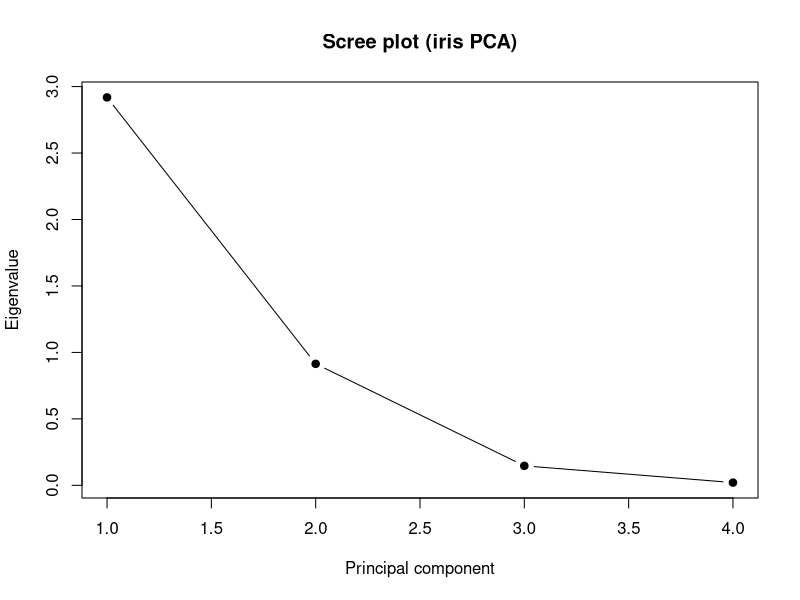
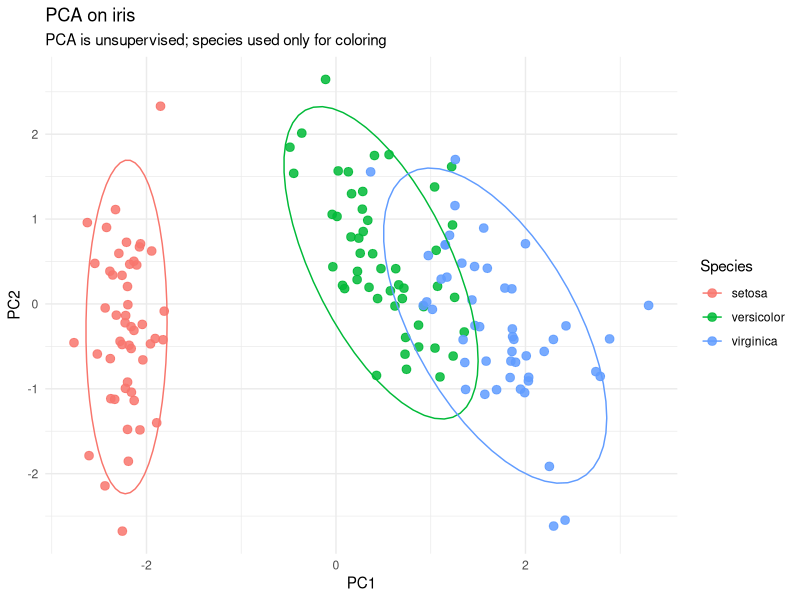
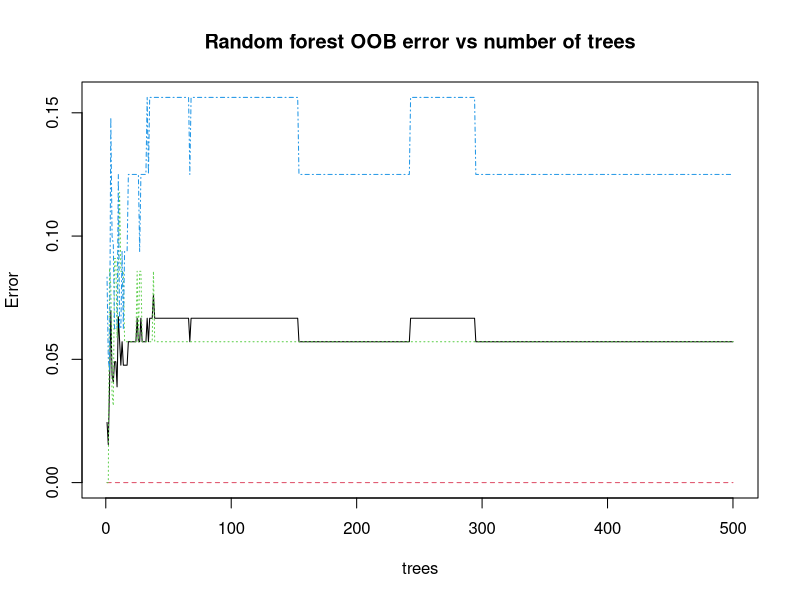
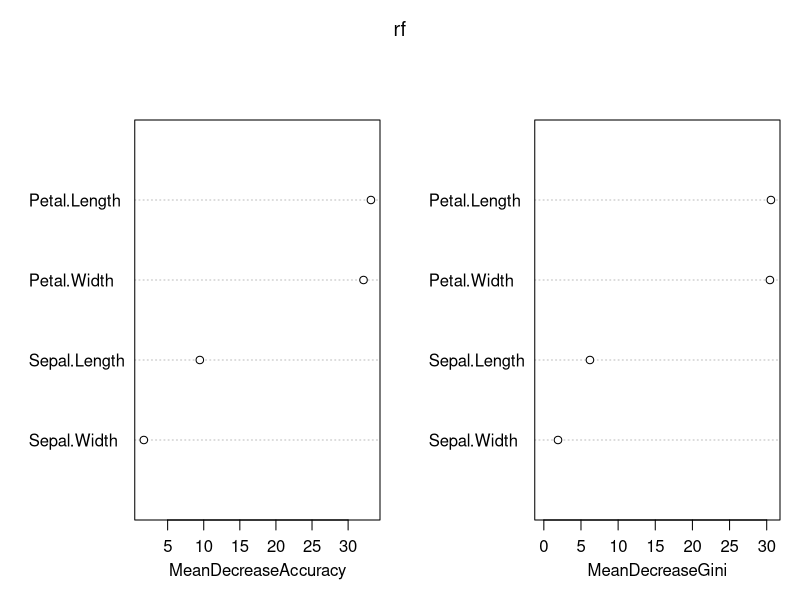

Generate these figures, in order, with R:
# Bryan Wilcenski
# Machine Learning



# For reproducible results
set.seed(1)

# Packages used today
library(ggplot2)
library(psych)        # Bartlett's test
library(randomForest) # Random forest

# Data
data(iris)


iris_num <- iris[, 1:4]
iris_species <- iris$Species

round(cor(iris_num), 2)

bart <- cortest.bartlett(cor(iris_num), n = nrow(iris_num))
bart

# Fit PCA
pca <- prcomp(iris_num, center = TRUE, scale. = TRUE)
summary(pca) # gives proportion of variance ethat is prescribed by each PC

# calc eigenvalues

eig <- pca$sdev^2
pve <- eig / sum(eig)

pca_var_table <- data.frame(
  PC = paste0("PC", 1:length(eig)),
  Eigenvalue = round(eig, 3),
  PVE = round(pve, 3),
  CumPVE = round(cumsum(pve), 3)
)

pca_var_table

# Scree plot 

plot(eig, type = "b", pch = 19,
     xlab = "Principal component",
     ylab = "Eigenvalue",
     main = "Scree plot (iris PCA)")


# test to determine which PCs should be taken
# broken stick test

broken_stick <- function(p) sapply(1:p, function(k) sum(1/(k:p)) / p)
bs <- broken_stick(ncol(iris_num))

retain <- data.frame(
  PC = paste0("PC", 1:length(pve)),
  ObservedPVE = round(pve, 3),
  BrokenStick = round(bs, 3),
  Keep = pve > bs
)
retain # recommends that we keep PC1 but that's it

head(pca$x)
pca$rotation

# make plot 
scores <- as.data.frame(pca$x)
scores$Species <- iris_species

plt <- ggplot(scores, aes(PC1, PC2, color = Species)) +
  geom_point(size = 2.6, alpha = 0.85) +
  theme_minimal() +
  labs(title = "PCA on iris", subtitle = "PCA is unsupervised; species used only for coloring")

plt + stat_ellipse() # 95% CI


man <- manova(cbind(PC1, PC2) ~ Species, data = scores)
summary(man, test = "Pillai")

# to determine which vars are important (high loadings) we need to pull out the PCs and analyze them 

######################## RANDOM FOREST ###########################

set.seed(42)

id_train <- sample(seq_len(nrow(iris)), size = 0.7 * nrow(iris))
train <- iris[id_train, ]
test  <- iris[-id_train, ]
nrow(test)
nrow(train)


#random forest func
set.seed(123)
rf <- randomForest(
  Species ~ ., data = train,
  ntree = 500,
  mtry = 2,
  importance = TRUE
)
rf
# OOB error 
#confusion matrix (whether the algorithm got group classification correct)

#evaluate test data
pred <- predict(rf, newdata = test)
conf <- table(Observed = test$Species, Predicted = pred)
conf

# percent accuracy based on the test data

acc <- mean(pred == test$Species)
acc

# oob plot
plot(rf, main = "Random forest OOB error vs number of trees")
# black line is the most important

# predictor importance
importance(rf) # another table that helps 
#mean decreas accuracy : how well each var contributed to prediction power 
# gini : how much it ccontributed to the separation of each class 
  # bigger number is better for both

varImpPlot(rf) # further to the right is most important 
